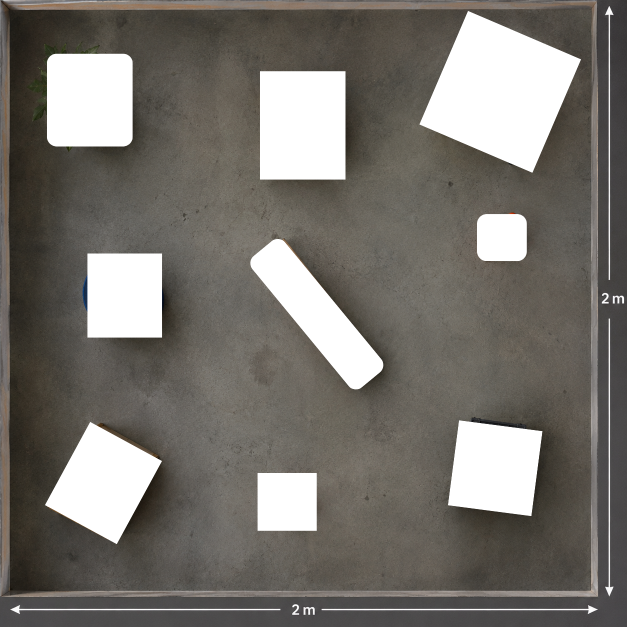
#> input picture navigation/marked.png, 1254 x 1254 px (shown at 1/2 size)
$ python SLAM.py
#> lines starting #> are read from the running program, lines starting #| are printed output that depends on the picture; after the words box and inside, x2 and y2 are one past the last pixel; in counts of white or black regions, pixels touching at a corner belong together
#SLAM.py marked.png marked.png marked.png marked.png --layout 2 2

import cv2
import numpy as np
import os
import matplotlib.pyplot as plt


class Slam:

    def __init__(
        self,
        image_path,
        output_dir="/outputs/grid",
        arena_width=2.0,
        arena_height=2.0,
        rows=20,
        cols=20,
        image_size=(2000, 2000),
        white_threshold=200,
        obstacle_percentage=0.15
    ):

        if rows <= 0 or cols <= 0:
            raise ValueError("rows and cols must be positive integers")

        if not 0 <= obstacle_percentage <= 1:
            raise ValueError("obstacle_percentage must be between 0 and 1")

        # ====================================================
        # VARIABLES
        # ====================================================

        self.image_path = image_path
        self.output_dir = output_dir

        self.arena_width = arena_width
        self.arena_height = arena_height

        self.rows = rows
        self.cols = cols
        self.tile_rows = 1
        self.tile_cols = 1

        self.image_size = image_size

        self.white_threshold = white_threshold
        self.obstacle_percentage = obstacle_percentage

        # Calculated later
        self.image = None
        self.grid_image = None

        self.cell_width = None
        self.cell_height = None

        self.obstacle_matrix = None
        self.grid_coordinates = []

        os.makedirs(self.output_dir, exist_ok=True)

    # ========================================================
    # 1. LOAD IMAGE
    # ========================================================

    def load_image(self):

        if isinstance(self.image_path, (str, os.PathLike)):
            image_paths = [[self.image_path]]
        else:
            image_paths = [list(row) for row in self.image_path]

            if not image_paths or not image_paths[0]:
                raise ValueError("image_path must contain at least one image")
            if any(len(row) != len(image_paths[0]) for row in image_paths):
                raise ValueError("all image rows must have the same number of images")

        self.tile_rows = len(image_paths)
        self.tile_cols = len(image_paths[0])

        image_rows = []
        for row_paths in image_paths:
            image_row = []
            for image_path in row_paths:
                image = cv2.imread(os.fspath(image_path))
#> image is the input picture: shape (1254, 1254, 3); mean B, G, R 109.8, 115.4, 119
                if image is None:
                    raise FileNotFoundError(f"Image not found: {image_path}")
                image_row.append(cv2.resize(image, self.image_size))
            image_rows.append(cv2.hconcat(image_row))

        self.image = cv2.vconcat(image_rows)
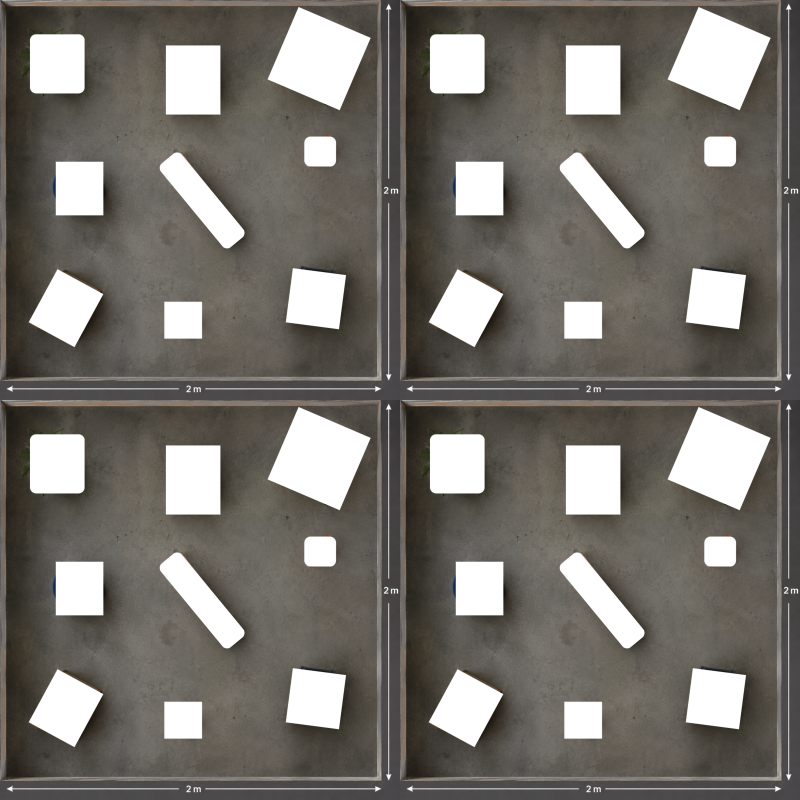
#> self.image: shape (4000, 4000, 3) (shown at 1/5 size); mean of channels 0, 1, 2 109.7, 115.3, 118.9; drawn as B, G, R
        self.rows *= self.tile_rows
        self.cols *= self.tile_cols

        height, width = self.image.shape[:2]
#> height = 4000; width = 4000

        self.cell_width = width // self.cols
#> self.cell_width = 100
        self.cell_height = height // self.rows
#> self.cell_height = 100

        print(f"Loaded {self.tile_rows} x {self.tile_cols} image tile(s)")
        print(f"Image size: {width} × {height}")
#| Image size: 4000 × 4000
        print(f"Grid size: {self.rows} × {self.cols}")

    # ========================================================
    # 2. DETECT OBSTACLES
    # ========================================================

    def detect_obstacles(self):

        if self.image is None or self.cell_width is None or self.cell_height is None:
            raise RuntimeError("load_image() must be called before detect_obstacles()")

        self.obstacle_matrix = np.zeros(
            (self.rows, self.cols),
            dtype=np.uint8
        )

        for row in range(self.rows):

            for col in range(self.cols):

                x1 = col * self.cell_width
                y1 = row * self.cell_height

                x2 = (col + 1) * self.cell_width
                y2 = (row + 1) * self.cell_height

                cell = self.image[y1:y2, x1:x2]

                gray = cv2.cvtColor(
                    cell,
                    cv2.COLOR_BGR2GRAY
                )

                white_pixels = np.sum(
                    gray > self.white_threshold
                )

                total_pixels = gray.size

                white_percentage = (
                    white_pixels / total_pixels
                )

                if white_percentage > self.obstacle_percentage:

                    self.obstacle_matrix[row, col] = 1
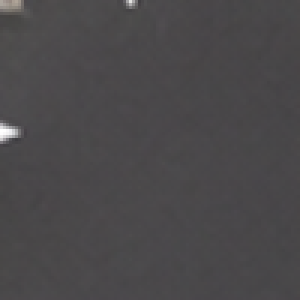
#> cell: shape (100, 100, 3) (shown 3 times larger); mean of channels 0, 1, 2 74.5, 72.7, 74.7; drawn as B, G, R
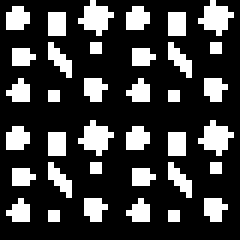
#> self.obstacle_matrix: shape (40, 40) (shown 6 times larger); values 0 (black) and 1 (white), 24.5% white in thin lines or dots, all inside (x1, y1, x2, y2) = (1, 0, 39, 37)

        print("Obstacle detection completed")

    # ========================================================
    # 3. GENERATE COORDINATES
    # ========================================================

    def generate_coordinates(self):

        if self.cell_width is None or self.cell_height is None:
            raise RuntimeError("load_image() must be called before generate_coordinates()")
        if self.obstacle_matrix is None:
            raise RuntimeError("detect_obstacles() must be called before generate_coordinates()")

        self.grid_coordinates = []

        for row in range(self.rows):

            for col in range(self.cols):

                x1 = col * self.cell_width
                y1 = row * self.cell_height

                x2 = (col + 1) * self.cell_width
                y2 = (row + 1) * self.cell_height

                coordinate = (row + 1, col + 1)

                # Real-world position in meters
                real_x = (
                    col * self.arena_width / self.cols
                )

                real_y = (
                    row * self.arena_height / self.rows
                )

                self.grid_coordinates.append({

                    "coordinate": coordinate,

                    "pixel_bounds": (
                        x1, y1, x2, y2
                    ),

                    "real_position_m": (
                        real_x, real_y
                    ),

                    "obstacle": int(
                        self.obstacle_matrix[row, col]
                    )

                })

        print("Coordinates generated")

    # ========================================================
    # 4. DRAW GRID
    # ========================================================

    def draw_grid(self):

        if self.image is None or self.cell_width is None or self.cell_height is None:
            raise RuntimeError("load_image() must be called before draw_grid()")
        if self.obstacle_matrix is None:
            raise RuntimeError("detect_obstacles() must be called before draw_grid()")

        self.grid_image = self.image.copy()

        # Draw grid lines
        for i in range(1, self.rows):

            y = i * self.cell_height

            cv2.line(
                self.grid_image,
                (0, y),
                (self.image.shape[1], y),
                (0, 0, 255),
                2
            )
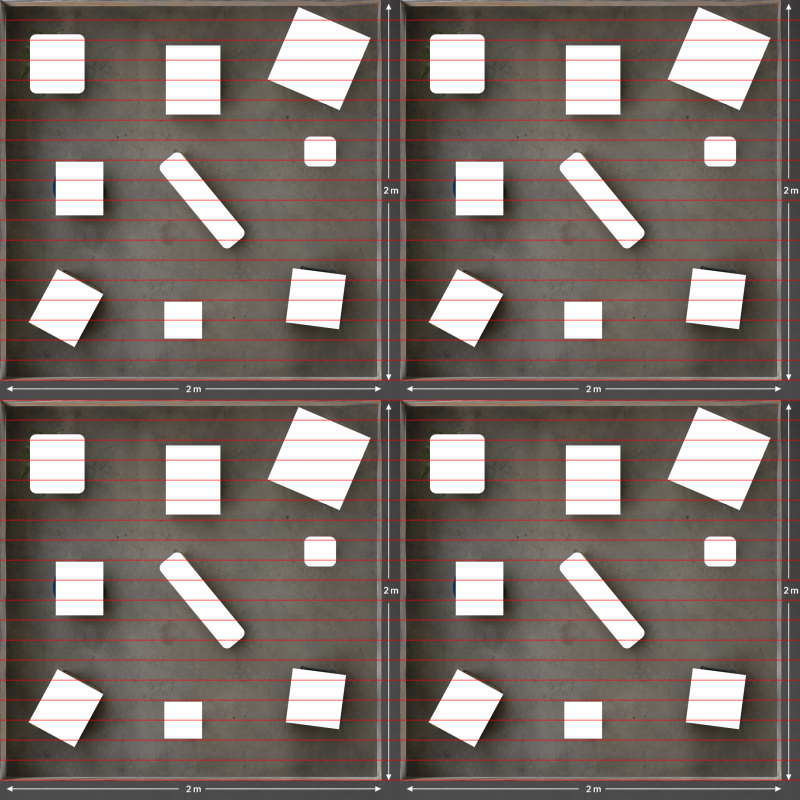
#> self.grid_image: shape (4000, 4000, 3) (shown at 1/5 size); mean of channels 0, 1, 2 106.4, 111.9, 122.9; drawn as B, G, R

        for j in range(1, self.cols):

            x = j * self.cell_width

            cv2.line(
                self.grid_image,
                (x, 0),
                (x, self.image.shape[0]),
                (0, 0, 255),
                2
            )
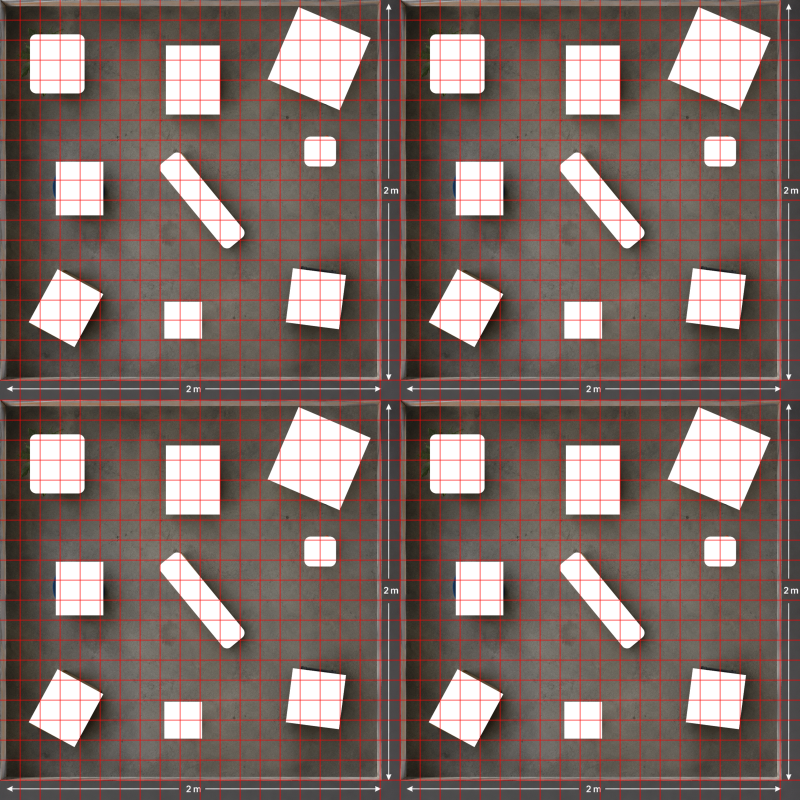
#> self.grid_image: shape (4000, 4000, 3) (shown at 1/5 size); mean of channels 0, 1, 2 103.1, 108.5, 126.6; drawn as B, G, R

        # Draw detected obstacle cells
        for row in range(self.rows):

            for col in range(self.cols):

                if self.obstacle_matrix[row, col] == 1:

                    x1 = col * self.cell_width
                    y1 = row * self.cell_height

                    x2 = (col + 1) * self.cell_width
                    y2 = (row + 1) * self.cell_height

                    cv2.rectangle(
                        self.grid_image,
                        (x1, y1),
                        (x2, y2),
                        (255, 0, 0),
                        3
                    )
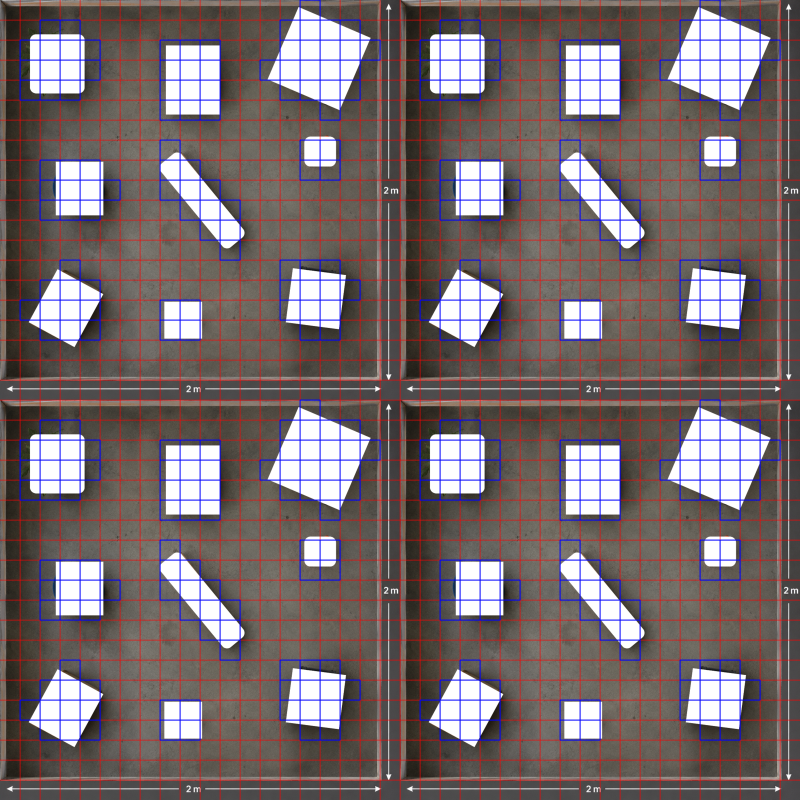
#> self.grid_image: shape (4000, 4000, 3) (shown at 1/5 size); mean of channels 0, 1, 2 109.3, 106.3, 119.4; drawn as B, G, R

        print("Grid drawn")

    # ========================================================
    # 5. SAVE GRID IMAGE
    # ========================================================

    def save_grid_image(self):

        if self.grid_image is None:
            raise RuntimeError("draw_grid() must be called before save_grid_image()")

        output_path = os.path.join(
            self.output_dir,
            "grid_image.png"
        )

        if not cv2.imwrite(output_path, self.grid_image):
            raise OSError(f"Could not save grid image: {output_path}")

        print(f"Grid image saved: {output_path}")

    # ========================================================
    # 6. SAVE OBSTACLE MATRIX
    # ========================================================

    def save_matrix(self):

        if self.obstacle_matrix is None:
            raise RuntimeError("detect_obstacles() must be called before save_matrix()")

        matrix_path = os.path.join(
            self.output_dir,
            "obstacle_matrix.npy"
        )

        np.save(
            matrix_path,
            self.obstacle_matrix
        )

        print(f"Matrix saved: {matrix_path}")

    # ========================================================
    # 7. DISPLAY OBSTACLE MATRIX
    # ========================================================

    def display_obstacle_matrix(self, show=False):

#> called with show = False
        if self.obstacle_matrix is None:
            raise RuntimeError(
                "detect_obstacles() must be called before "
                "display_obstacle_matrix()"
            )

        figure_width = max(8, self.cols * 0.35)
        figure_height = max(6, self.rows * 0.35)
        figure, axis = plt.subplots(figsize=(figure_width, figure_height))

        axis.imshow(
            self.obstacle_matrix,
            cmap="RdYlGn_r",
            vmin=0,
            vmax=1,
            interpolation="none"
        )
        axis.set_title("Obstacle Map")
        axis.set_xlabel("Column")
        axis.set_ylabel("Row")
        axis.set_xticks(np.arange(self.cols))
        axis.set_yticks(np.arange(self.rows))
        axis.set_xticklabels(np.arange(1, self.cols + 1))
        axis.set_yticklabels(np.arange(1, self.rows + 1))
        axis.set_xticks(np.arange(-0.5, self.cols, 1), minor=True)
        axis.set_yticks(np.arange(-0.5, self.rows, 1), minor=True)
        axis.grid(which="minor", color="black", linewidth=0.5)
        axis.tick_params(which="minor", bottom=False, left=False)

        for row in range(self.rows):
            for col in range(self.cols):
                axis.text(
                    col,
                    row,
                    str(int(self.obstacle_matrix[row, col])),
                    ha="center",
                    va="center",
                    color="white" if self.obstacle_matrix[row, col] else "black",
                    fontsize=7
                )

        figure.tight_layout()
        output_path = os.path.join(
            self.output_dir,
            "obstacle_matrix.png"
        )
        figure.savefig(output_path, dpi=200, bbox_inches="tight")
        print(f"Obstacle map saved: {output_path}")

        if show:
            plt.show()

        plt.close(figure)
        return figure, axis

    # ========================================================
    # 8. PRINT COORDINATES
    # ========================================================

    def print_coordinates(self):

        print("\nGRID COORDINATES\n")

        for item in self.grid_coordinates:

            print(
                f"{item['coordinate']} "
                f"-> Pixels: {item['pixel_bounds']} "
                f"-> Position: {item['real_position_m']} m "
                f"-> Obstacle: {item['obstacle']}"
            )

    # ========================================================
    # 9. PRINT MATRIX
    # ========================================================

    def print_matrix(self):

        print("\nOBSTACLE MATRIX\n")

        print(self.obstacle_matrix)

    # ========================================================
    # 10. PROCESS EVERYTHING
    # ========================================================

    def process(self):

        self.load_image()

        self.detect_obstacles()

        self.generate_coordinates()

        self.draw_grid()

        self.save_grid_image()

        self.save_matrix()

        self.display_obstacle_matrix()

        self.print_coordinates()

        self.print_matrix()

        return self.grid_image, self.obstacle_matrix


# ============================================================
# MAIN PROGRAM
# ============================================================

if __name__ == "__main__":

    # ===================== USER SETTINGS =====================
    # Arrange image paths row by row. This example creates a 2 x 2 map:
    #
    #   marked.png | marked.png
    #   marked.png | marked.png
    #
    # Replace these names with your image filenames.
    base_dir = os.path.dirname(os.path.abspath(__file__))
    image_names = [
        ["marked.png", "marked.png"],
        ["marked.png", "marked.png"]
    ]
    image_path = [
        [os.path.join(base_dir, image_name) for image_name in row]
        for row in image_names
    ]

    output_dir = os.path.abspath(
        os.path.join(base_dir, "..", "outputs", "grid")
    )
    show_matrix = True

    # Grid cells per image tile.
    rows_per_image = 20
    cols_per_image = 20

    mapper = Slam(

        image_path=image_path,

        output_dir=output_dir,

        arena_width=2.0,
        arena_height=2.0,

        rows=rows_per_image,
        cols=cols_per_image,

        image_size=(2000, 2000),

        white_threshold=200,

        obstacle_percentage=0.15
    )

    grid_image, obstacle_matrix = mapper.process()

    if show_matrix:
        mapper.display_obstacle_matrix(show=True)
